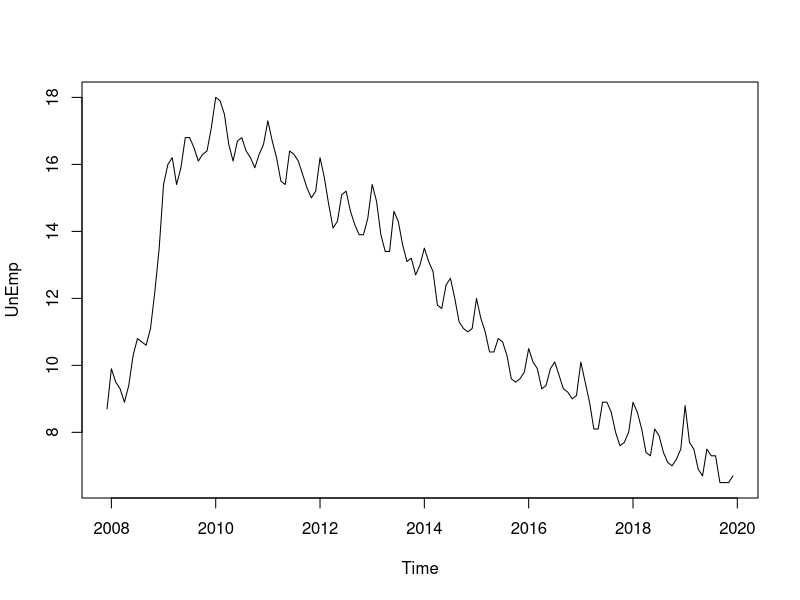
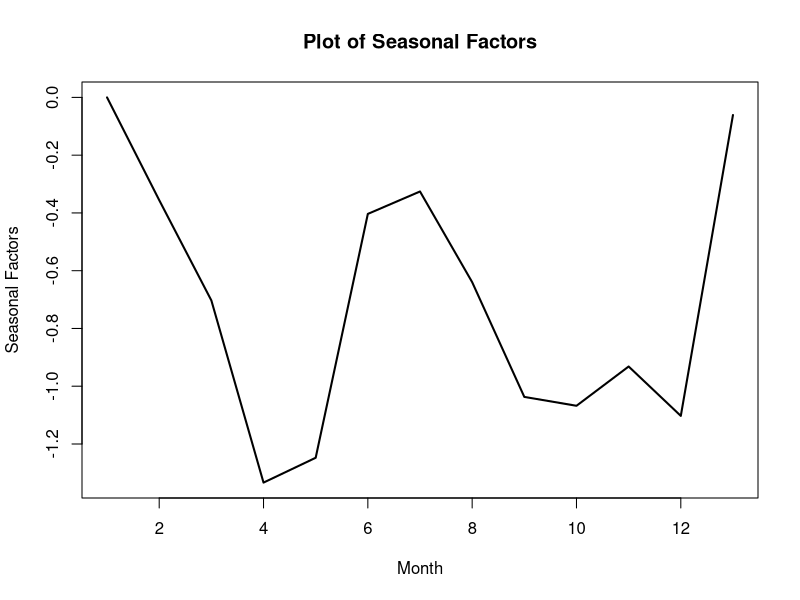
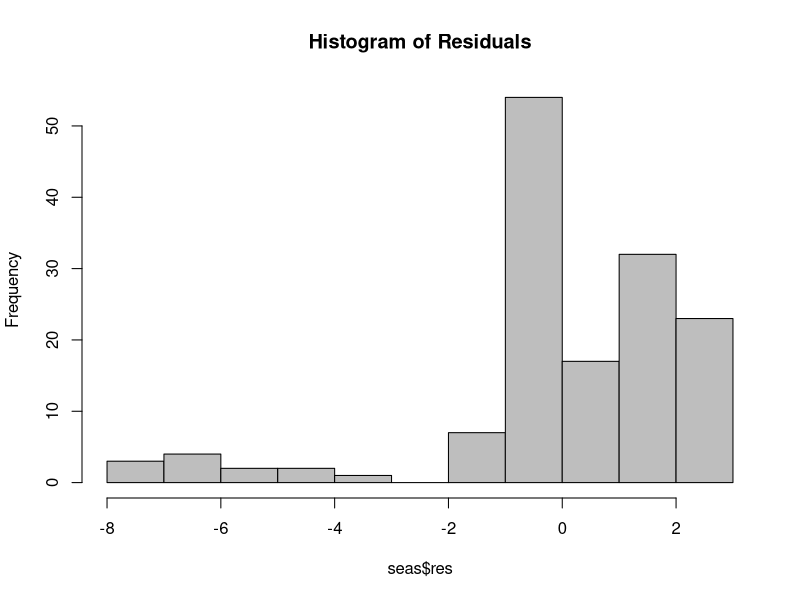
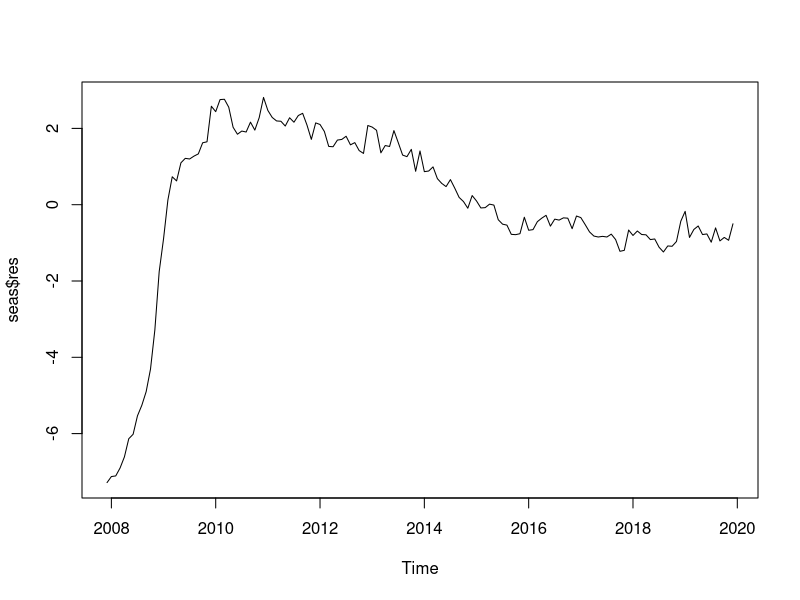
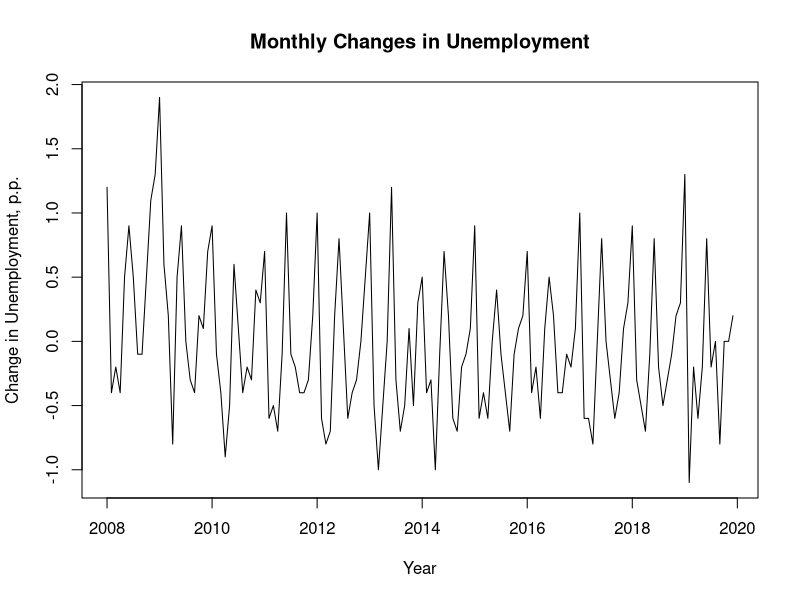
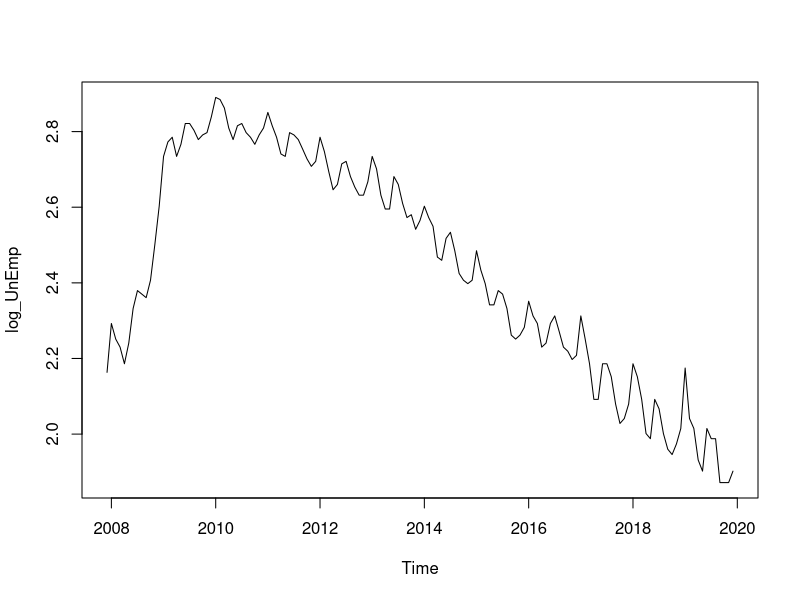
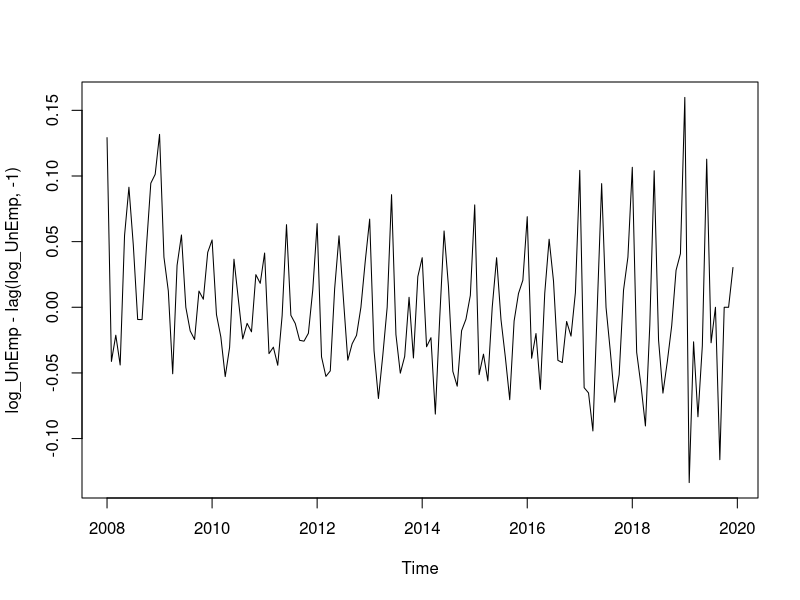

Write R code to recreate these figures, in order.
## ---- chunk 1
library(forecast, quietly=TRUE) # silently imports the library
rm(list=ls()) # removes previous variables
## ---- chunk 2
csv<-read.csv('rawdata.csv', header = TRUE)
names(csv)=c('date','unemp')
head(csv)
## ---- chunk 3
head(csv[-(1:167),])
## ---- chunk 4
UnEmp=ts(csv$unemp[-(1:167)],start=c(2007,12),freq=12)
plot(UnEmp)
## ---- chunk 5
seas=tslm(UnEmp~season+trend)
(s_seas=summary(seas))
## ---- chunk 6
seas_factors=seas$coef
seas_factors[1]=0 # throw out the intercept
names(seas_factors)[1]='season1'
plot(seas_factors,type='l',lwd=2,
     xlab="Month", ylab='Seasonal Factors',
     main="Plot of Seasonal Factors")
## ---- chunk 7
hist(seas$res,main='Histogram of Residuals',col='grey')
plot(seas$res)

## ---- chunk 8
d_UnEmp=UnEmp-lag(UnEmp,-1)
d_UnEmp
plot(d_UnEmp,
     xlab='Year',
     ylab='Change in Unemployment, p.p.',
     main='Monthly Changes in Unemployment')
## ---- chunk 9
log_UnEmp=log(UnEmp)
plot(log_UnEmp)
plot(log_UnEmp-lag(log_UnEmp,-1))
## ---- chunk 10

